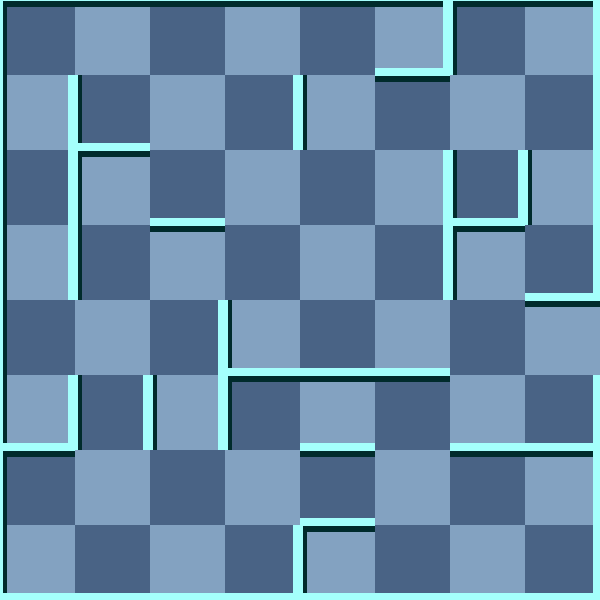

This game map was drawn from its Tiled (.tmx) file and the tilesets committed beside it. A one-line description and the trimmed map source follow:
An orthogonal 8x8 tile map with 75x75 px tiles, 2 tile layers (background, 块层 1) and 5 objects (2x Trap, Exit, RedMummy, Player).

<map version="1.0" orientation="orthogonal" width="8" height="8" tilewidth="75" tileheight="75">
 <tileset firstgid="1" name="wall" tilewidth="75" tileheight="75">
  <image source="gfx/wall.png" width="300" height="375" />
  <tile id="0">
   <properties>
    <property name="ValOfWall" value="0" />
   </properties>
  </tile>
  <tile id="1">
   <properties>
    <property name="ValOfWall" value="1" />
   </properties>
  </tile>
  <tile id="2">
   <properties>
    <property name="ValOfWall" value="2" />
   </properties>
  </tile>
  <tile id="3">
   <properties>
    <property name="ValOfWall" value="3" />
   </properties>
  </tile>
  <tile id="4">
   <properties>
    <property name="ValOfWall" value="4" />
   </properties>
  </tile>
  <tile id="5">
   <properties>
    <property name="ValOfWall" value="5" />
   </properties>
  </tile>
  <tile id="6">
   <properties>
    <property name="ValOfWall" value="6" />
   </properties>
  </tile>
  <tile id="7">
   <properties>
    <property name="ValOfWall" value="7" />
   </properties>
  </tile>
  <tile id="8">
   <properties>
    <property name="ValOfWall" value="8" />
   </properties>
  </tile>
  <tile id="9">
   <properties>
    <property name="ValOfWall" value="9" />
   </properties>
  </tile>
  <tile id="10">
   <properties>
    <property name="ValOfWall" value="10" />
   </properties>
  </tile>
  <tile id="11">
   <properties>
    <property name="ValOfWall" value="11" />
   </properties>
  </tile>
  <tile id="12">
   <properties>
    <property name="ValOfWall" value="12" />
   </properties>
  </tile>
  <tile id="13">
   <properties>
    <property name="ValOfWall" value="13" />
   </properties>
  </tile>
  <tile id="14">
   <properties>
    <property name="ValOfWall" value="14" />
   </properties>
  </tile>
  <tile id="15">
   <properties>
    <property name="ValOfWall" value="15" />
   </properties>
  </tile>
  <tile id="18">
   <properties>
    <property name="ValOfWall" value="-1" />
   </properties>
  </tile>
 </tileset>
 <layer name="background" width="8" height="8">
  <data>[64 cells, 64 non-empty, 2 distinct tile ids]</data>
 </layer>
 <layer name="块层 1" width="8" height="8">
  <data>[64 cells, 64 non-empty, 14 distinct tile ids]</data>
 </layer>
 <objectgroup name="对象层 1" width="8" height="8">
  <object name="Exit" x="600" y="300" />
  <object name="Trap" x="525" y="225">
   <properties>
    <property name="value" value="8" />
   </properties>
  </object>
  <object name="RedMummy" x="225" y="450">
   <properties>
    <property name="value" value="21" />
   </properties>
  </object>
  <object name="Player" x="150" y="375">
   <properties>
    <property name="value" value="1" />
   </properties>
  </object>
  <object name="Trap" x="0" y="525">
   <properties>
    <property name="value" value="9" />
   </properties>
  </object>
 </objectgroup>
</map>
